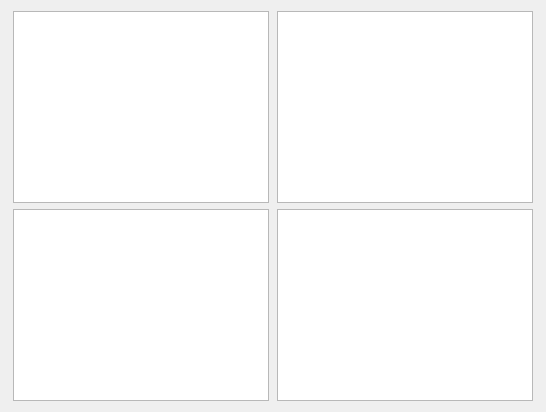
            <widget class="QWidget" name="tabVstar">
             <attribute name="title">
              <string>VStar</string>
             </attribute>
             <layout class="QGridLayout" name="gridLayout_2">
              <item row="0" column="0">
               <layout class="QVBoxLayout" name="verticalLayout_8" stretch="10,10">
                <property name="sizeConstraint">
                 <enum>QLayout::SetDefaultConstraint</enum>
                </property>
                <item>
                 <layout class="QHBoxLayout" name="horizontalLayout_49" stretch="0,1,0,1,0">
                  <item>
                   <spacer name="horizontalSpacer_5">
                    <property name="orientation">
                     <enum>Qt::Horizontal</enum>
                    </property>
                    <property name="sizeHint" stdset="0">
                     <size>
                      <width>2</width>
                      <height>20</height>
                     </size>
                    </property>
                   </spacer>
                  </item>
                  <item>
                   <widget class="PlotWidget" name="topLPlotVstar"/>
                  </item>
                  <item>
                   <spacer name="horizontalSpacer_4">
                    <property name="orientation">
                     <enum>Qt::Horizontal</enum>
                    </property>
                    <property name="sizeHint" stdset="0">
                     <size>
                      <width>2</width>
                      <height>20</height>
                     </size>
                    </property>
                   </spacer>
                  </item>
                  <item>
                   <widget class="PlotWidget" name="topRPlotVstar"/>
                  </item>
                  <item>
                   <spacer name="horizontalSpacer_6">
                    <property name="orientation">
                     <enum>Qt::Horizontal</enum>
                    </property>
                    <property name="sizeHint" stdset="0">
                     <size>
                      <width>2</width>
                      <height>20</height>
                     </size>
                    </property>
                   </spacer>
                  </item>
                 </layout>
                </item>
                <item>
                 <layout class="QHBoxLayout" name="horizontalLayout_50" stretch="0,1,0,1,0">
                  <item>
                   <spacer name="horizontalSpacer_7">
                    <property name="orientation">
                     <enum>Qt::Horizontal</enum>
                    </property>
                    <property name="sizeHint" stdset="0">
                     <size>
                      <width>2</width>
                      <height>20</height>
                     </size>
                    </property>
                   </spacer>
                  </item>
                  <item>
                   <widget class="PlotWidget" name="botLPlotVstar"/>
                  </item>
                  <item>
                   <spacer name="horizontalSpacer_9">
                    <property name="orientation">
                     <enum>Qt::Horizontal</enum>
                    </property>
                    <property name="sizeHint" stdset="0">
                     <size>
                      <width>2</width>
                      <height>20</height>
                     </size>
                    </property>
                   </spacer>
                  </item>
                  <item>
                   <widget class="PlotWidget" name="botRPlotVstar"/>
                  </item>
                  <item>
                   <spacer name="horizontalSpacer_8">
                    <property name="orientation">
                     <enum>Qt::Horizontal</enum>
                    </property>
                    <property name="sizeHint" stdset="0">
                     <size>
                      <width>2</width>
                      <height>20</height>
                     </size>
                    </property>
                   </spacer>
                  </item>
                 </layout>
                </item>
               </layout>
              </item>
             </layout>
            </widget>
